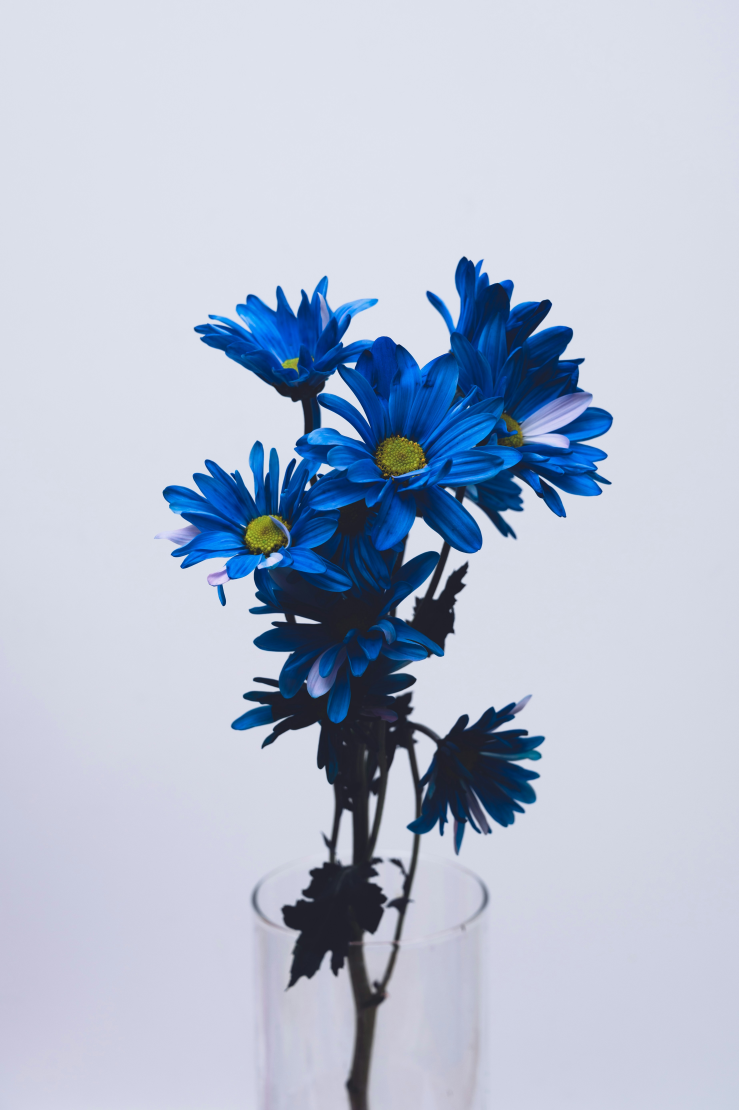
#> input picture Imagenes/FloresAzules.jpg, 3693 x 5550 px, found by its file name (shown at 1/5 size)
$ jupyter execute PDI_Clustering.ipynb
#> lines starting #> are read from the running program, lines starting #| are printed output that depends on the picture
<a href="https://colab.research.google.com/github/dilp90/PDI/blob/main/Others/PDI_Clustering.ipynb" target="_parent"></a>

[cell 1]
import cv2
import numpy as np
import matplotlib.pyplot as plt
from sklearn.cluster import KMeans
from mpl_toolkits.mplot3d import Axes3D

# Cargar imagen
img = cv2.imread('/content/FloresAzules.jpg')
#> img is the input picture: shape (5550, 3693, 3); mean B, G, R 209.4, 190.3, 180.6
img_rgb = cv2.cvtColor(img, cv2.COLOR_BGR2RGB)

# Redimensionar para reducir carga computacional
img_small = cv2.resize(img_rgb, (100, 100))
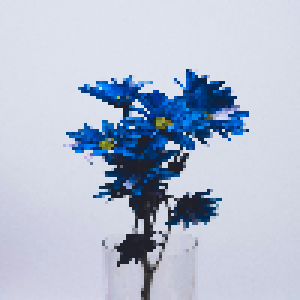
#> img_small: shape (100, 100, 3) (shown 3 times larger); mean R, G, B 180.5, 190.2, 209.3

# Convertir a una matriz de pixeles (n_pixeles x 3)
pixel_vals = img_small.reshape((-1, 3))
pixel_vals = np.float32(pixel_vals)

# Clustering KMeans
k = 7
kmeans = KMeans(n_clusters=k, random_state=42)
kmeans.fit(pixel_vals)
labels = kmeans.labels_
centers = np.uint8(kmeans.cluster_centers_)

# Crear imagen segmentada
segmented_img = centers[labels.flatten()]
segmented_img = segmented_img.reshape(img_small.shape)

# Visualización de espacio RGB en 3D
fig = plt.figure(figsize=(12, 5))

# Imagen original
plt.subplot(1, 2, 1)
plt.imshow(img_small)
plt.title('Imagen original')
plt.axis('off')

# Imagen segmentada
plt.subplot(1, 2, 2)
plt.imshow(segmented_img)
plt.title(f'Imagen segmentada (K={k})')
plt.axis('off')

plt.tight_layout()
plt.show()
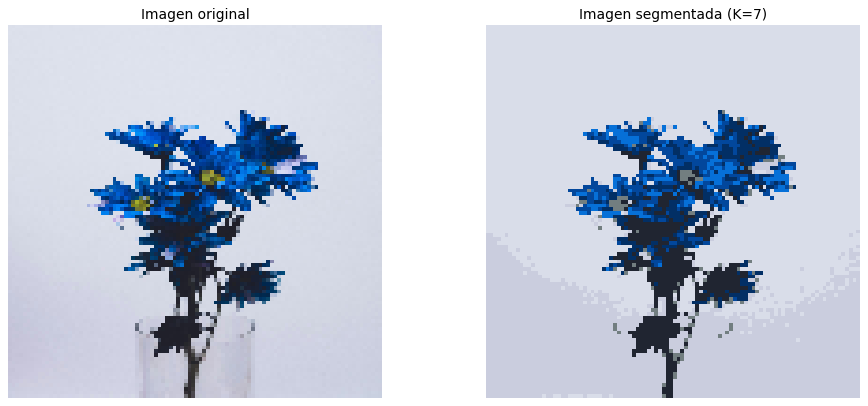
#> figure drawn by matplotlib, 2 panels

# Representación 3D de los píxeles en espacio RGB
fig = plt.figure(figsize=(8, 6))
ax = fig.add_subplot(111, projection='3d')

r, g, b = pixel_vals[:, 0], pixel_vals[:, 1], pixel_vals[:, 2]
#> r = 10000 values, max 224 at index 1358, min 0 at index 2362, mean 180.5; g = 10000 values, max 228 at index 1358, min 30 at index 4353, mean 190.2; b = 10000 values, max 251 at index 3662, min 26 at index 4833, mean 209.3
ax.scatter(r, g, b, c=pixel_vals / 255.0, marker='o', s=5, alpha=0.6)
ax.set_xlabel('Red')
ax.set_ylabel('Green')
ax.set_zlabel('Blue')
ax.set_title('Distribución de píxeles en el espacio RGB')
plt.show()
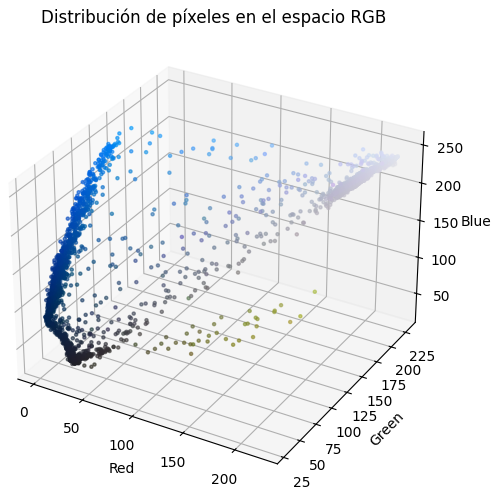
#> figure drawn by matplotlib, 1 panel
